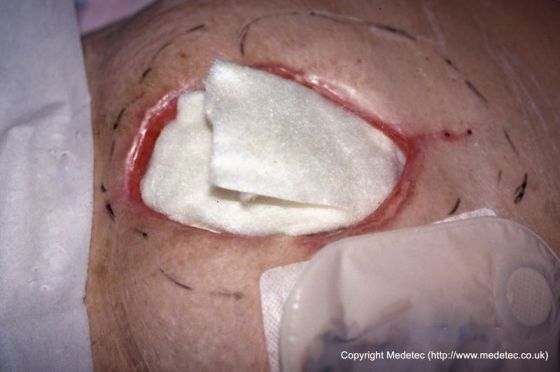
#> input picture dataset/medetec/abdominal_wounds/abdominal_wounds_0003_24458392.jpg, 560 x 372 px
$ python -i image_processor.py   (imports and definitions only)   (older library calls are emulated)
#> lines starting #> are read from the running program, lines starting #| are printed output that depends on the picture
#> further down, picture is the input picture: shape (372, 560, 3); mean B, G, R 126.8, 126.2, 151.9
"""
REDISUS - Sistema de Diagnóstico de Feridas
Processador de Imagens

Implementa pipeline de pré-processamento e normalização de imagens
para análise de feridas.
"""
import cv2
import numpy as np
from dataclasses import dataclass
from typing import Tuple, Optional, List, Callable
from enum import Enum
from loguru import logger


class ColorSpace(Enum):
    """Espaços de cor suportados"""
    BGR = "bgr"
    RGB = "rgb"
    HSV = "hsv"
    LAB = "lab"
    GRAY = "gray"


@dataclass
class ImageQuality:
    """Métricas de qualidade da imagem"""
    brightness: float  # 0-1
    contrast: float    # 0-1
    sharpness: float   # 0-1
    is_blurry: bool
    is_overexposed: bool
    is_underexposed: bool
    quality_score: float  # 0-1
    issues: List[str]


class ImageProcessor:
    """
    Processador de imagens para análise de feridas.

    Funcionalidades:
    - Correção de iluminação
    - Normalização de cor
    - Redução de ruído
    - Realce de contraste
    - Verificação de qualidade
    """

    def __init__(self):
        # CLAHE para equalização adaptativa
        self.clahe = cv2.createCLAHE(clipLimit=2.0, tileGridSize=(8, 8))

    # [85 lines left out: functions normalize, denoise, enhance_contrast, not called in this run]

    def correct_illumination(
        self,
        image: np.ndarray,
        blur_size: int = 51
    ) -> np.ndarray:
        """
        Corrige iluminação não uniforme.

        Usa divisão por background estimado.

        Args:
            image: Imagem BGR
            blur_size: Tamanho do blur para estimar background

        Returns:
            Imagem com iluminação corrigida
        """
#> called with blur_size = 51
        # Converte para LAB
        lab = cv2.cvtColor(image, cv2.COLOR_BGR2LAB)
#> lab: shape (372, 560, 3); mean of channels 0, 1, 2 140, 138.5, 131.8
        l_channel = lab[:, :, 0].astype(np.float32)
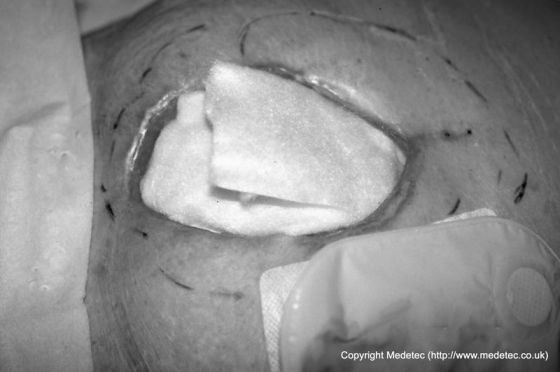
#> l_channel: shape (372, 560) float32; min 3, max 253, mean 140

        # Estima background com blur grande
        background = cv2.GaussianBlur(l_channel, (blur_size, blur_size), 0)
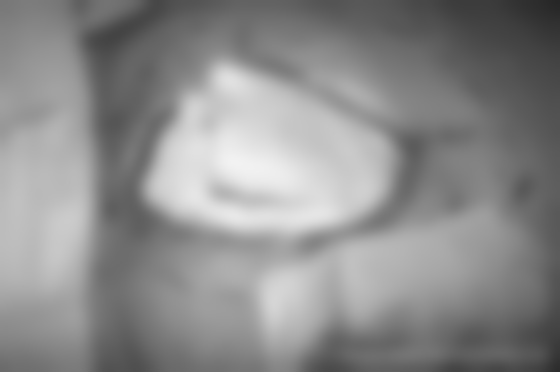
#> background: shape (372, 560) float32; min 38.5, max 242.4, mean 140

        # Divide pelo background
        corrected = l_channel / (background + 1e-6) * 127.5
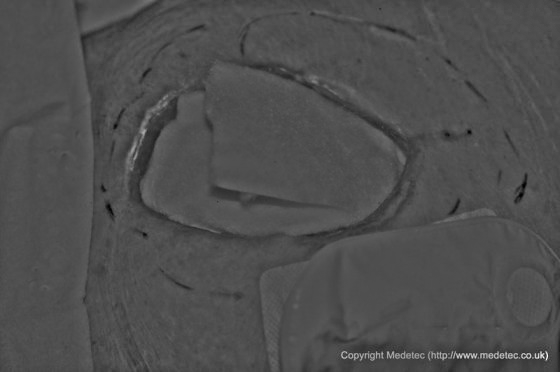
#> corrected: shape (372, 560) float32; min 4.25, max 402.7, mean 126.9; drawn with min black and max white
        corrected = np.clip(corrected, 0, 255).astype(np.uint8)
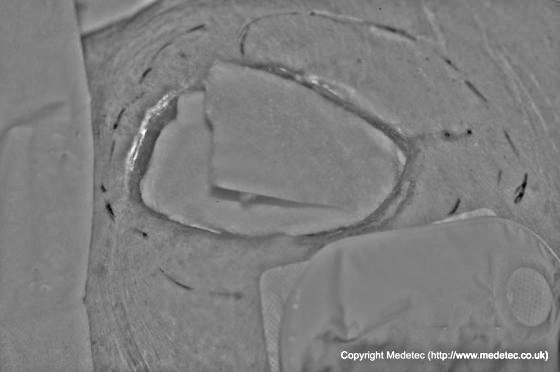
#> corrected: shape (372, 560); min 4, max 255, mean 126.4

        lab[:, :, 0] = corrected
#> lab: shape (372, 560, 3); mean of channels 0, 1, 2 126.4, 138.5, 131.8
        return cv2.cvtColor(lab, cv2.COLOR_LAB2BGR)
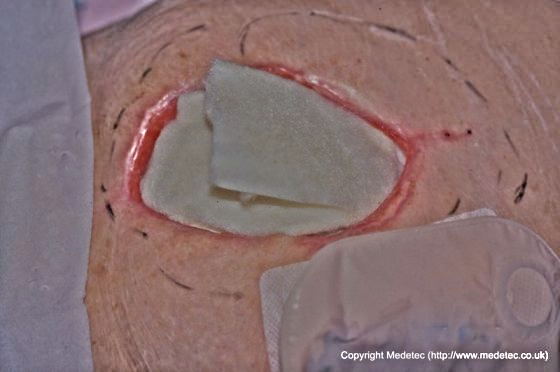
#> returned value: shape (372, 560, 3); mean B, G, R 111.9, 111.5, 137.3

    # [138 lines left out: functions white_balance, sharpen, assess_quality, convert_color, not called in this run]


class PreprocessingPipeline:
    """
    Pipeline configurável de pré-processamento.

    Permite encadear múltiplas operações de forma flexível.

    Uso:
        pipeline = PreprocessingPipeline()
        pipeline.add_step("denoise", strength=10)
        pipeline.add_step("enhance_contrast", method="clahe")
        pipeline.add_step("resize", size=(512, 512))

        processed = pipeline.apply(image)
    """

    def __init__(self):
        self.processor = ImageProcessor()
        self._steps: List[Tuple[str, dict]] = []

    # [153 lines left out: functions add_step, clear, apply, create_medical_pipeline, create_realtime_pipeline, extract_roi and 1 more, not called in this run]

>>> import cv2
>>> picture = cv2.imread('../../dataset/medetec/abdominal_wounds/abdominal_wounds_0003_24458392.jpg')
>>> result = ImageProcessor().correct_illumination(picture)

$ run again, on dataset/medetec/abdominal_wounds/abdominal_wounds_0005_30857832.jpg
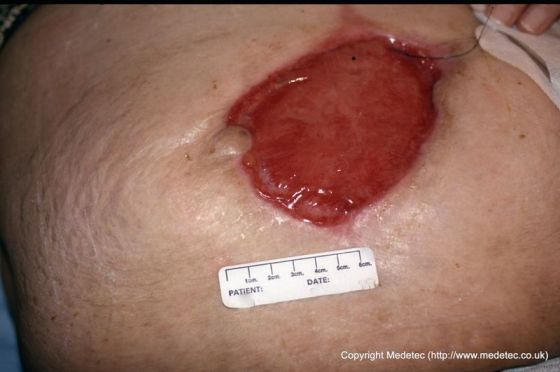
#> input picture dataset/medetec/abdominal_wounds/abdominal_wounds_0005_30857832.jpg, 560 x 372 px
#> picture is the input picture: shape (372, 560, 3); mean B, G, R 90.4, 104.2, 145.7
#> in correct_illumination, `corrected = np.clip(corrected, 0, 255).astype(np.uint8)`:
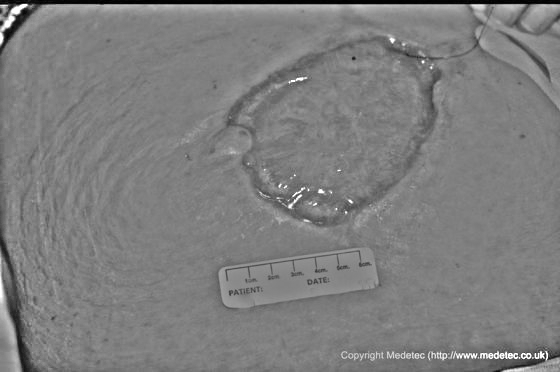
#> corrected: shape (372, 560); min 0, max 255, mean 125.8
#> in correct_illumination, `return cv2.cvtColor(lab, cv2.COLOR_LAB2BGR)`:
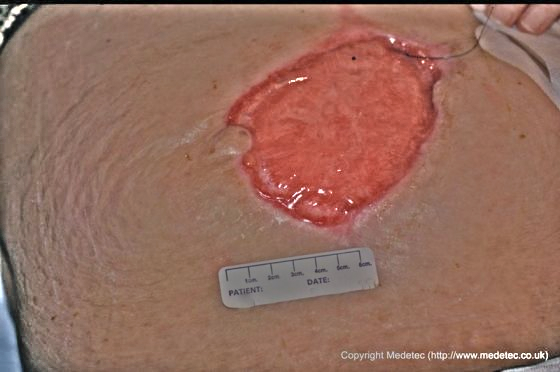
#> returned value: shape (372, 560, 3); mean B, G, R 92.7, 107.2, 149.4

$ run again, on dataset/medetec/abdominal_wounds/abdominal_wounds_0004_f4c65b28.jpg
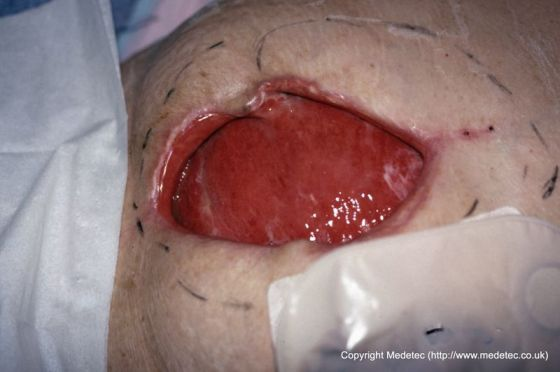
#> input picture dataset/medetec/abdominal_wounds/abdominal_wounds_0004_f4c65b28.jpg, 560 x 372 px
#> picture is the input picture: shape (372, 560, 3); mean B, G, R 120.6, 121.2, 147.9
#> in correct_illumination, `background = cv2.GaussianBlur(l_channel, (blur_size, blur_size), 0)`:
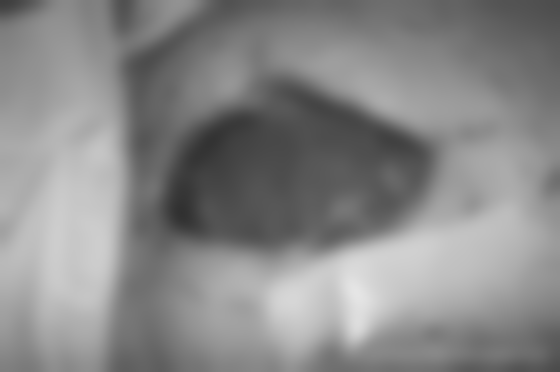
#> background: shape (372, 560) float32; min 48.92, max 229.6, mean 136.5
#> in correct_illumination, `return cv2.cvtColor(lab, cv2.COLOR_LAB2BGR)`:
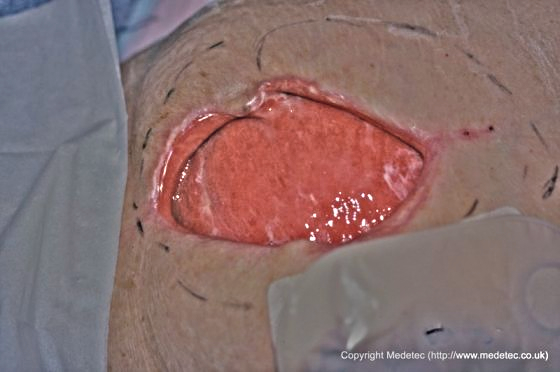
#> returned value: shape (372, 560, 3); mean B, G, R 109, 110.5, 137.7

$ run again, on dataset/medetec/abdominal_wounds/abdominal_wounds_0007_07acdf1e.jpg
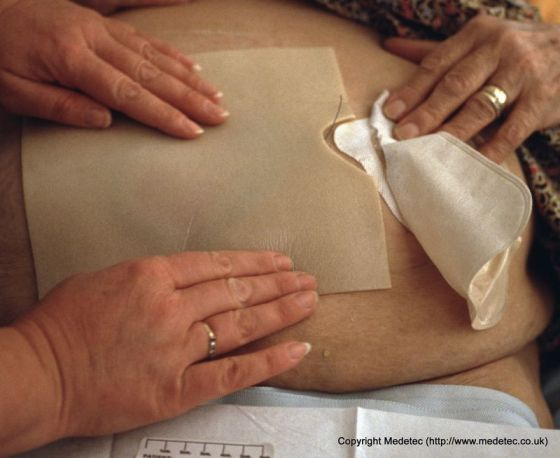
#> input picture dataset/medetec/abdominal_wounds/abdominal_wounds_0007_07acdf1e.jpg, 560 x 458 px
#> picture is the input picture: shape (458, 560, 3); mean B, G, R 83.6, 105.5, 141.6
#> in correct_illumination, `corrected = np.clip(corrected, 0, 255).astype(np.uint8)`:
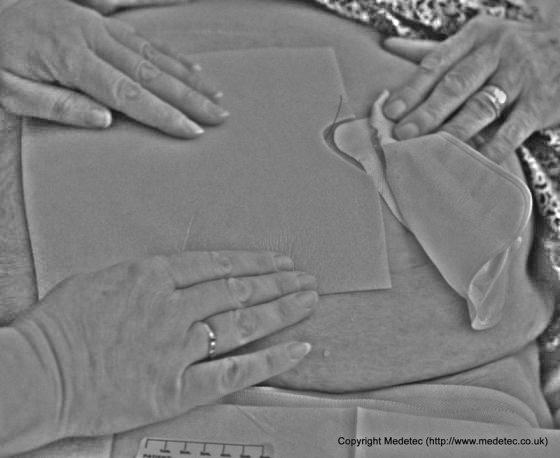
#> corrected: shape (458, 560); min 0, max 255, mean 125.3
#> in correct_illumination, `return cv2.cvtColor(lab, cv2.COLOR_LAB2BGR)`:
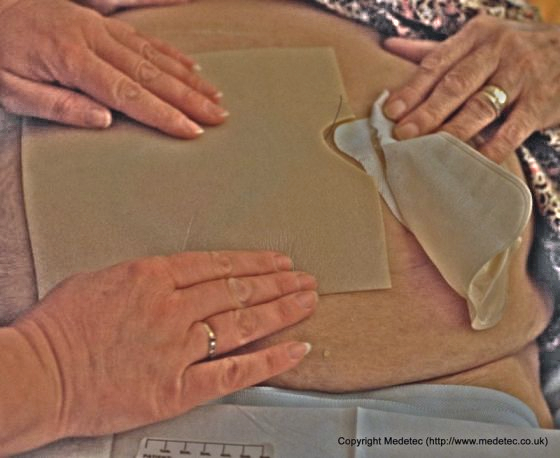
#> returned value: shape (458, 560, 3); mean B, G, R 86.5, 108.7, 146
